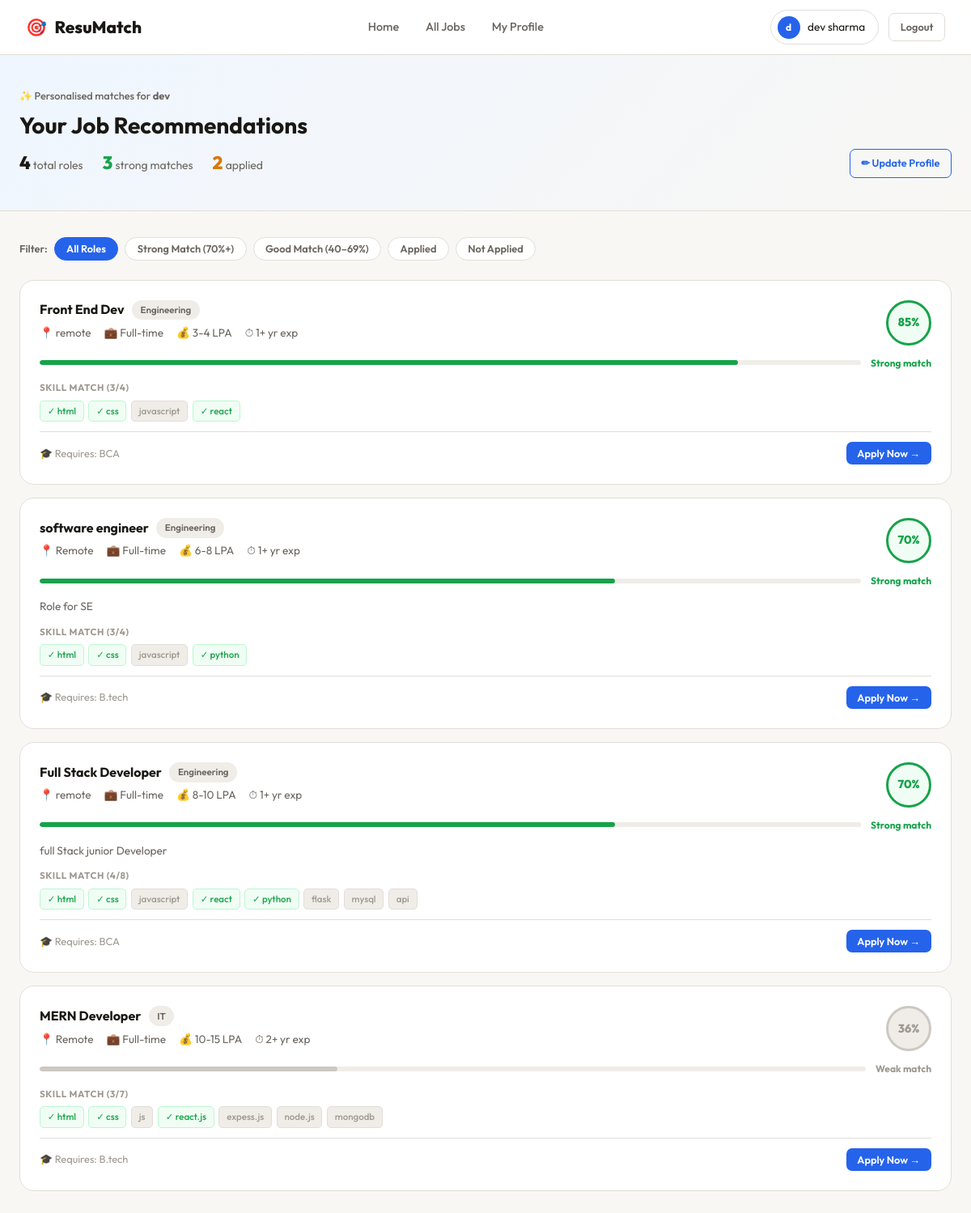
Screenshot of /candidate/recommendations (signed in) with the database file from the repository.
### tables this page shows
CREATE TABLE candidates (
            id INTEGER PRIMARY KEY AUTOINCREMENT,
            user_id INTEGER UNIQUE NOT NULL,
            full_name TEXT, phone TEXT, dob TEXT, gender TEXT,
            city TEXT, state TEXT,
            education TEXT, degree TEXT, specialization TEXT,
            institution TEXT, graduation_year TEXT, percentage TEXT,
            experience_years INTEGER DEFAULT 0,
            current_company TEXT, current_role TEXT, notice_period TEXT,
            technical_skills TEXT, soft_skills TEXT,
            certifications TEXT, projects TEXT,
            linkedin TEXT, portfolio TEXT, bio TEXT,
            updated_at TEXT DEFAULT CURRENT_TIMESTAMP
        );

CREATE TABLE jobs (
            id INTEGER PRIMARY KEY AUTOINCREMENT,
            title TEXT NOT NULL,
            department TEXT,
            location TEXT,
            type TEXT DEFAULT 'Full-time',
            description TEXT,
            required_skills TEXT,
            required_education TEXT,
            min_experience INTEGER DEFAULT 0,
            salary TEXT,
            openings INTEGER DEFAULT 1,
            is_active INTEGER DEFAULT 1,
            posted_by INTEGER,
            created_at TEXT DEFAULT CURRENT_TIMESTAMP
        );

### app.py (the view)
@app.route('/candidate/recommendations')
@require_role('candidate')
def recommendations():
    conn = get_db()
    cand = conn.execute('SELECT * FROM candidates WHERE user_id=?',(session['user_id'],)).fetchone()
    if not cand:
        conn.close()
        return redirect(url_for('candidate_form'))
    jobs = conn.execute('SELECT * FROM jobs WHERE is_active=1').fetchall()
    applied_ids = [r['job_id'] for r in conn.execute(
        'SELECT job_id FROM applications WHERE candidate_id=?',(cand['id'],)).fetchall()]
    conn.close()
    results = []
    for job in jobs:
        score, matched, req = compute_match(cand, job)
        results.append({**dict(job), 'score': score,
                        'matched_skills': matched, 'required_list': req})
    results.sort(key=lambda x: x['score'], reverse=True)
    return render_template('recommendations.html', jobs=results,
                           candidate=cand, applied_ids=applied_ids)

### app.py (called while the page is built)
def get_db():
    conn = sqlite3.connect(DB)
    conn.row_factory = sqlite3.Row
    return conn

def compute_match(candidate, job):
    skills = [s.strip().lower() for s in (candidate['technical_skills'] or '').split(',') if s.strip()]
    req    = [s.strip().lower() for s in (job['required_skills'] or '').split(',') if s.strip()]
    matched = [s for s in req if any(s in sk or sk in s for sk in skills)]
    skill_score = int((len(matched)/len(req))*60) if req else 0
    edu = (candidate['education'] or '').lower()
    edu_score = 20 if any(e.strip().lower() in edu for e in (job['required_education'] or '').split('/')) else 5
    exp = int(candidate['experience_years'] or 0)
    exp_score = 20 if exp >= job['min_experience'] else max(0, 10-(job['min_experience']-exp)*4)
    total = min(100, skill_score + edu_score + exp_score)
    return total, matched, req

def require_role(*roles):
    def decorator(f):
        @wraps(f)
        def wrapper(*args, **kwargs):
            if 'user_id' not in session:
                return redirect(url_for('login'))
            if session.get('user_role') not in roles:
                return redirect(url_for('login'))
            return f(*args, **kwargs)
        return wrapper
    return decorator

### templates/recommendations.html (shortened to what this page needs)
<!doctype html>
<html lang="en">
  <head>
    <link
      rel="stylesheet"
      href="{{ url_for('static',filename='css/style.css') }}"
    />
  </head>
  <body>
    <nav class="navbar">
      <div class="nav-brand"><span>🎯</span><span>ResuMatch</span></div>
      <div class="nav-links">
        <a href="{{ url_for('home') }}">Home</a>
        <a href="{{ url_for('all_jobs') }}">All Jobs</a>
        <a href="{{ url_for('candidate_form') }}">My Profile</a>
      </div>
      <div class="nav-user">
        <div class="profile-pill">
          <div class="profile-avatar">{{ session.user_name[0] }}</div>
          {{ session.user_name }}
        </div>
        <a href="{{ url_for('logout') }}" class="btn btn-ghost btn-sm"
          >Logout</a
        >
      </div>
    </nav>
    <div class="rec-header">
      <div class="container">
        <div
          style="
            margin-bottom: 0.6rem;
            font-size: 0.8rem;
            color: var(--text2);
            font-weight: 500;
          "
        >
          ✨ Personalised matches for <strong>{{ candidate.full_name }}</strong>
        </div>
        <h1 style="font-size: 1.75rem; margin-bottom: 0.75rem">
          Your Job Recommendations
        </h1>
        <div style="display: flex; gap: 1.5rem; flex-wrap: wrap">
          <div>
            <span style="font-size: 1.4rem; font-weight: 800"
              >{{ jobs|length }}</span
            >
            <span style="color: var(--text2); font-size: 0.875rem"
              >total roles</span
            >
          </div>
          <div>
            <span
              style="font-size: 1.4rem; font-weight: 800; color: var(--green)"
              >{{ jobs|selectattr('score','ge',70)|list|length }}</span
            >
            <span style="color: var(--text2); font-size: 0.875rem"
              >strong matches</span
            >
          </div>
          <div>
            <span
              style="font-size: 1.4rem; font-weight: 800; color: var(--amber)"
              >{{ applied_ids|length }}</span
            >
            <span style="color: var(--text2); font-size: 0.875rem"
              >applied</span
            >
          </div>
          <a
            href="{{ url_for('candidate_form') }}"
            class="btn btn-outline btn-sm"
            style="margin-left: auto"
            >✏ Update Profile</a
          >
        </div>
      </div>
    </div>
    <div class="container" style="padding-top: 2rem; padding-bottom: 3rem">
      <div class="filter-wrap">
        <span style="font-size: 0.8rem; font-weight: 600; color: var(--text2)"
          >Filter:</span
        >
        <button class="filter-chip active" onclick="filterCards('all', this)">
          All Roles
        </button>
        <button class="filter-chip" onclick="filterCards('strong', this)">
          Strong Match (70%+)
        </button>
        <button class="filter-chip" onclick="filterCards('good', this)">
          Good Match (40–69%)
        </button>
        <button class="filter-chip" onclick="filterCards('applied', this)">
          Applied
        </button>
        <button class="filter-chip" onclick="filterCards('notapplied', this)">
          Not Applied
        </button>
      </div>
      <div class="rec-grid" id="jobCards">
        {% for job in jobs %} {% set applied = job.id in applied_ids %} {% set
        sc = job.score %}
        <div
          class="rec-card"
          data-score="{{ sc }}"
          data-applied="{{ 'true' if applied else 'false' }}"
          style="animation-delay:{{ loop.index0 * 0.06 }}s"
        >
          <div class="rec-top">
            <div style="flex: 1">
              <div
                style="
                  display: flex;
                  align-items: center;
                  gap: 0.6rem;
                  flex-wrap: wrap;
                  margin-bottom: 0.35rem;
                "
              >
                <h3 style="font-size: 1rem">{{ job.title }}</h3>
                <span class="badge badge-gray">{{ job.department }}</span>
              </div>
              <div
                style="
                  color: var(--text2);
                  font-size: 0.85rem;
                  display: flex;
                  gap: 1rem;
                  flex-wrap: wrap;
                "
              >
                <span>📍 {{ job.location }}</span>
                <span>💼 {{ job.type }}</span>
                <span>💰 {{ job.salary }}</span>
                <span>⏱ {{ job.min_experience }}+ yr exp</span>
              </div>
            </div>
            <div
              class="score-circle {% if sc >= 70 %}score-high{% elif sc >= 40 %}score-mid{% else %}score-low{% endif %}"
            >
              {{ sc }}%
            </div>
          </div>
          <div class="score-wrap" style="margin-bottom: 0.75rem">
            <div class="score-track">
              <div
                class="score-fill"
                style="width:{{ sc }}%;background:{% if sc>=70 %}var(--green){% elif sc>=40 %}var(--amber){% else %}var(--border2){% endif %}"
              ></div>
            </div>
            <span
              style="font-size:.75rem;font-weight:700;color:{% if sc>=70 %}var(--green){% elif sc>=40 %}var(--amber){% else %}var(--text3){% endif %}"
            >
              {% if sc >= 70 %}Strong{% elif sc >= 40 %}Good{% else %}Weak{%
              endif %} match
            </span>
          </div>
          <p
            style="
              font-size: 0.85rem;
              color: var(--text2);
              line-height: 1.5;
              margin-bottom: 0.75rem;
            "
          >
            {{ job.description }}
          </p>
          <div class="skill-section">
            <div class="skill-section-label">
              Skill match ({{ job.matched_skills|length }}/{{
              job.required_list|length }})
            </div>
            <div class="skill-wrap">
              {% for skill in job.required_list %} {% if skill in
              job.matched_skills %}
              <span class="skill-tag skill-matched">✓ {{ skill }}</span>
              {% else %}
              <span class="skill-tag skill-missing">{{ skill }}</span>
              {% endif %} {% endfor %}
            </div>
          </div>
          <div
            style="
              display: flex;
              align-items: center;
              justify-content: space-between;
              padding-top: 0.75rem;
              border-top: 1px solid var(--border);
            "
          >
            <span style="font-size: 0.8rem; color: var(--text3)"
              >🎓 Requires: {{ job.required_education }}</span
            >
            {% if applied %}
            <span class="applied-tag">✓ Applied</span>
            {% else %}
            <form
              method="POST"
              action="{{ url_for('apply_job', job_id=job.id) }}"
              style="display: inline"
            >
              <button type="submit" class="btn btn-primary btn-sm">
                Apply Now →
              </button>
            </form>
            {% endif %}
          </div>
        </div>
        {% endfor %}
      </div>
    </div>
  </body>
</html>

### rows the page displays
candidates: full_name "dev"
jobs: title "Front End Dev", department "Engineering", location "remote", type "Full-time", salary "3-4 LPA", min_experience "1", sc "85", shows "Strong", matched_skills|length "3", required_list|length "4", required_list "html" "css" "react", required_list "javascript", required_education "BCA"
jobs: title "software engineer", department "Engineering", location "Remote", type "Full-time", salary "6-8 LPA", min_experience "1", sc "70", shows "Strong", description "Role for SE", matched_skills|length "3", required_list|length "4", required_list "html" "css" "python", required_list "javascript", required_education "B.tech"
jobs: title "Full Stack Developer", department "Engineering", location "remote", type "Full-time", salary "8-10 LPA", min_experience "1", sc "70", shows "Strong", description "full Stack junior Developer", matched_skills|length "4", required_list|length "8", required_list "html" "css" "react" "python", required_list "javascript" "flask" "mysql" "api", required_education "BCA"
jobs: title "MERN Developer", department "IT", location "Remote", type "Full-time", salary "10-15 LPA", min_experience "2", sc "36", shows "Weak", matched_skills|length "3", required_list|length "7", required_list "html" "css" "react.js", required_list "js" "expess.js" "node.js" "mongodb", required_education "B.tech"

### other values shown
{{ session.user_name[0] }} "d"
{{ session.user_name }} "dev sharma"
{{ jobs|length }} "4"
{{ jobs|selectattr('score','ge',70)|list|length }} "3"
{{ applied_ids|length }} "2"
